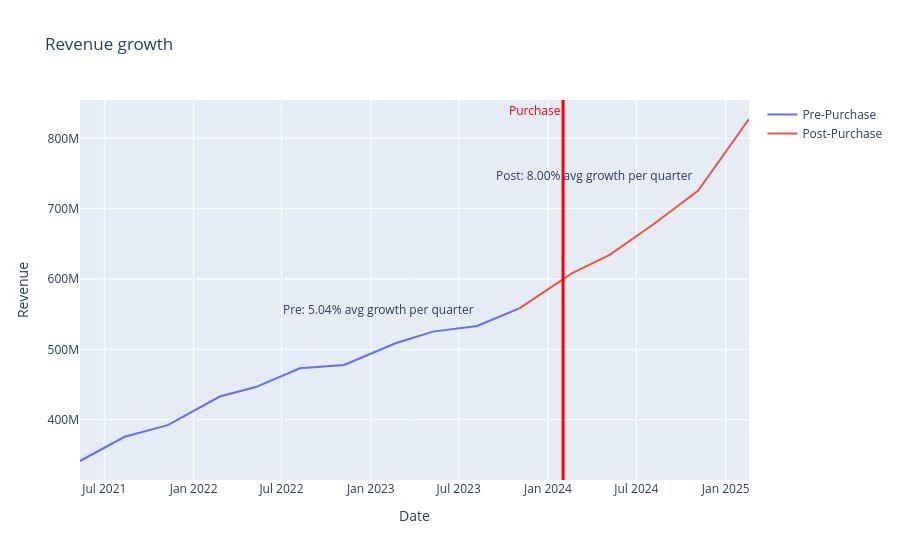

The code cell stored with this chart in its notebook:
### Markdown cell above
## Revenue growth

The rates below are compound average **quarterly** revenue growth rates:
`(last revenue / first revenue) ** (1 / (number of quarters - 1)) - 1`.
The data contains consecutive quarters, so each row-to-row interval is one
quarter.

1. Was revenue growth accelerating or slowing?
2. Were operating margins improving?
3. How did these measures change from the latest quarter known at purchase to the latest available by end?

`Revenue growth`

### Code cell
total_growth_pre = (known_at_purchase.iloc[-1]["revenue_usd"] / known_at_purchase.iloc[0]["revenue_usd"])
m = len(known_at_purchase) - 1
avg_growth_pre = (total_growth_pre ** (1 / m) - 1) * 100

m = len(analysis) - 1
total_growth_post = (analysis.iloc[-1]["revenue_usd"] / analysis.iloc[0]["revenue_usd"])
avg_growth_post = (total_growth_post ** (1 / m) - 1) * 100

fig = px.line(known_at_purchase, x="filed", y="revenue_usd", labels={"index":"Date", "revenue_usd":"Revenue", "filed":"Date"}, title="Revenue growth").update_traces(name="Pre-Purchase", showlegend=True)

fig.add_annotation(
    x=0.3, y=0.45, xref="paper", yref="paper", showarrow=False,
    text=f"Pre: {avg_growth_pre:.2f}% avg growth per quarter"
).add_annotation(
    x=0.92, y=0.83, xref="paper", yref="paper", showarrow=False,
    text=f"Post: {avg_growth_post:.2f}% avg growth per quarter"
).add_vline(
    x=purchase_date, line_color="red", line_width=3,
    annotation_text=f"Purchase",
    annotation_position=f"top left",
    annotation_font_color="red")

post_plot = pd.concat([known_at_purchase.tail(1), analysis])

fig.add_scatter(
    x=post_plot["filed"], y=post_plot["revenue_usd"],
    mode="lines", name="Post-Purchase"
)

fig.show()

### Figure 1 — Plotly figure (JSON) as saved in the notebook; plotly's stock layout.template omitted (floating-point values rounded to 4 significant figures)
{"data": [{"hovertemplate": "Date=%{x}<br>Revenue=%{y}<extra></extra>", "legendgroup": "", "line": {"color": "#636efa", "dash": "solid"}, "marker": {"symbol": "circle"}, "mode": "lines", "name": "Pre-Purchase", "orientation": "v", "showlegend": true, "type": "scatter", "x": ["2021-05-12T00:00:00", "2021-08-12T00:00:00", "2021-11-09T00:00:00", "2022-02-24T00:00:00", "2022-05-09T00:00:00", "2022-08-08T00:00:00", "2022-11-07T00:00:00", "2023-02-21T00:00:00", "2023-05-09T00:00:00", "2023-08-08T00:00:00", "2023-11-03T00:00:00"], "xaxis": "x", "y": [341200000.0, 375600000.0, 392100000.0, 432900000.0, 446400000.0, 473000000.0, 477900000.0, 508600000.0, 525200000.0, 533300000.0, 558200000.0], "yaxis": "y"}, {"mode": "lines", "name": "Post-Purchase", "type": "scatter", "x": ["2023-11-03T00:00:00", "2024-02-20T00:00:00", "2024-05-07T00:00:00", "2024-08-06T00:00:00", "2024-11-05T00:00:00", "2025-02-18T00:00:00"], "y": [558200000.0, 608400000.0, 634300000.0, 678100000.0, 725500000.0, 827500000.0]}], "layout": {"annotations": [{"showarrow": false, "text": "Pre: 5.04% avg growth per quarter", "x": 0.3, "xref": "paper", "y": 0.45, "yref": "paper"}, {"showarrow": false, "text": "Post: 8.00% avg growth per quarter", "x": 0.92, "xref": "paper", "y": 0.83, "yref": "paper"}, {"font": {"color": "red"}, "showarrow": false, "text": "Purchase", "x": "2024-02-01", "xanchor": "right", "xref": "x", "y": 1, "yanchor": "top", "yref": "y domain"}], "legend": {"tracegroupgap": 0}, "shapes": [{"line": {"color": "red", "width": 3}, "type": "line", "x0": "2024-02-01", "x1": "2024-02-01", "xref": "x", "y0": 0, "y1": 1, "yref": "y domain"}], "title": {"text": "Revenue growth"}, "xaxis": {"anchor": "y", "domain": [0, 1], "title": {"text": "Date"}}, "yaxis": {"anchor": "x", "domain": [0, 1], "title": {"text": "Revenue"}}}}
